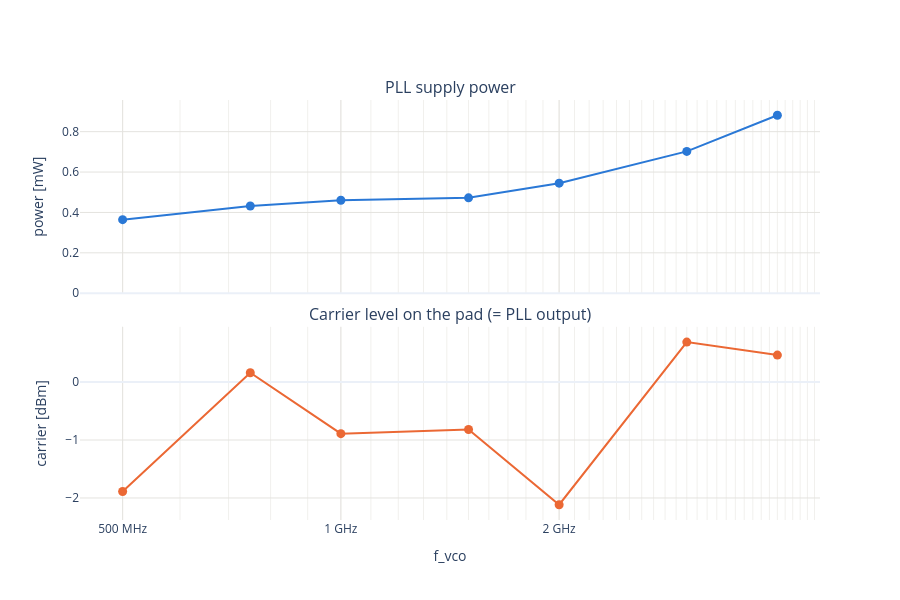

Notebook cell for this chart:
### Code cell
# PLL supply power and carrier level on the pad vs f_vco.
fig = make_subplots(rows=2, cols=1, shared_xaxes=True, vertical_spacing=0.08,
                    subplot_titles=["PLL supply power", "Carrier level on the pad (= PLL output)"])
fig.add_scatter(x=ok["f_vco"] / 1e6, y=ok["pll_p"] * 1e3, mode="lines+markers", showlegend=False, row=1, col=1,
                line=dict(color=PALETTE[0], width=2), marker=dict(size=9), customdata=HOVER_DATA,
                hovertemplate=f"%{{y:.3f}} mW at %{{x:g}} MHz<br>{HOVER_SETTING}<extra></extra>")
fig.add_scatter(x=ok["f_vco"] / 1e6, y=ok["carrier_dbm"], mode="lines+markers", showlegend=False, row=2, col=1,
                line=dict(color=PALETTE[1], width=2), marker=dict(size=9), customdata=np.c_[HOVER_DATA, ok["total_div"]],
                hovertemplate=f"%{{y:.1f}} dBm at %{{x:g}} MHz (/%{{customdata[6]:.0f}})<br>{HOVER_SETTING}<extra></extra>")
fig.update_layout(template="plotly_white", height=600)
fig.update_xaxes(gridcolor=GRID, **FREQ_AXIS)
fig.update_xaxes(title="f_vco", row=2)
fig.update_yaxes(gridcolor=GRID)
fig.update_yaxes(title="power [mW]", rangemode="tozero", row=1)
fig.update_yaxes(title="carrier [dBm]", row=2)
save(fig, "power_carrier_vs_f")

### Figure 1 — Plotly figure (JSON) as saved in the notebook; plotly's stock layout.template omitted (floating-point values rounded to 4 significant figures)
{"data": [{"customdata": [[13.0, 11.0, 8.0, 2005.0, -1.889, 3.906], [10.0, 9.0, 2.0, 2004.0, 0.1594, 5.859], [6.0, 8.0, 10.0, 1996.0, -0.8905, 7.812], [0.0, 11.0, 15.0, 1939.0, -0.8184, 11.72], [0.0, 9.0, 0.0, 1938.0, -2.116, 15.62], [0.0, 8.0, 12.0, 15020.0, 0.6891, 23.44], [0.0, 8.0, 0.0, 28040.0, 0.4644, 31.25]], "hovertemplate": "%{y:.3f} mW at %{x:g} MHz<br>ref %{customdata[5]:.4g} MHz, c%{customdata[0]:.0f} min %{customdata[1]:.0f} max %{customdata[2]:.0f}, |Kvco| %{customdata[3]:.0f} MHz/V, carrier %{customdata[4]:.1f} dBm<extra></extra>", "line": {"color": "#2a78d6", "width": 2}, "marker": {"size": 9}, "mode": "lines+markers", "showlegend": false, "type": "scatter", "x": [500.0, 750.0, 1000.0, 1500.0, 2000.0, 3000.0, 4000.0], "xaxis": "x", "y": [0.3641, 0.4318, 0.4603, 0.4722, 0.545, 0.7023, 0.8812], "yaxis": "y"}, {"customdata": [[13.0, 11.0, 8.0, 2005.0, -1.889, 3.906, 4.0], [10.0, 9.0, 2.0, 2004.0, 0.1594, 5.859, 8.0], [6.0, 8.0, 10.0, 1996.0, -0.8905, 7.812, 8.0], [0.0, 11.0, 15.0, 1939.0, -0.8184, 11.72, 16.0], [0.0, 9.0, 0.0, 1938.0, -2.116, 15.62, 16.0], [0.0, 8.0, 12.0, 15020.0, 0.6891, 23.44, 32.0], [0.0, 8.0, 0.0, 28040.0, 0.4644, 31.25, 32.0]], "hovertemplate": "%{y:.1f} dBm at %{x:g} MHz (/%{customdata[6]:.0f})<br>ref %{customdata[5]:.4g} MHz, c%{customdata[0]:.0f} min %{customdata[1]:.0f} max %{customdata[2]:.0f}, |Kvco| %{customdata[3]:.0f} MHz/V, carrier %{customdata[4]:.1f} dBm<extra></extra>", "line": {"color": "#eb6834", "width": 2}, "marker": {"size": 9}, "mode": "lines+markers", "showlegend": false, "type": "scatter", "x": [500.0, 750.0, 1000.0, 1500.0, 2000.0, 3000.0, 4000.0], "xaxis": "x2", "y": [-1.889, 0.1594, -0.8905, -0.8184, -2.116, 0.6891, 0.4644], "yaxis": "y2"}], "layout": {"annotations": [{"font": {"size": 16}, "showarrow": false, "text": "PLL supply power", "x": 0.5, "xanchor": "center", "xref": "paper", "y": 1, "yanchor": "bottom", "yref": "paper"}, {"font": {"size": 16}, "showarrow": false, "text": "Carrier level on the pad (= PLL output)", "x": 0.5, "xanchor": "center", "xref": "paper", "y": 0.46, "yanchor": "bottom", "yref": "paper"}], "height": 600, "xaxis": {"anchor": "y", "domain": [0, 1], "gridcolor": "#e4e3df", "matches": "x2", "minor": {"gridcolor": "#f1f0ed", "showgrid": true}, "showticklabels": false, "ticktext": ["100 MHz", "200 MHz", "500 MHz", "1 GHz", "2 GHz", "5 GHz", "10 GHz"], "tickvals": [100, 200, 500, 1000, 2000, 5000, 10000], "type": "log"}, "xaxis2": {"anchor": "y2", "domain": [0, 1], "gridcolor": "#e4e3df", "minor": {"gridcolor": "#f1f0ed", "showgrid": true}, "ticktext": ["100 MHz", "200 MHz", "500 MHz", "1 GHz", "2 GHz", "5 GHz", "10 GHz"], "tickvals": [100, 200, 500, 1000, 2000, 5000, 10000], "title": {"text": "f_vco"}, "type": "log"}, "yaxis": {"anchor": "x", "domain": [0.54, 1], "gridcolor": "#e4e3df", "rangemode": "tozero", "title": {"text": "power [mW]"}}, "yaxis2": {"anchor": "x2", "domain": [0, 0.46], "gridcolor": "#e4e3df", "title": {"text": "carrier [dBm]"}}}}
